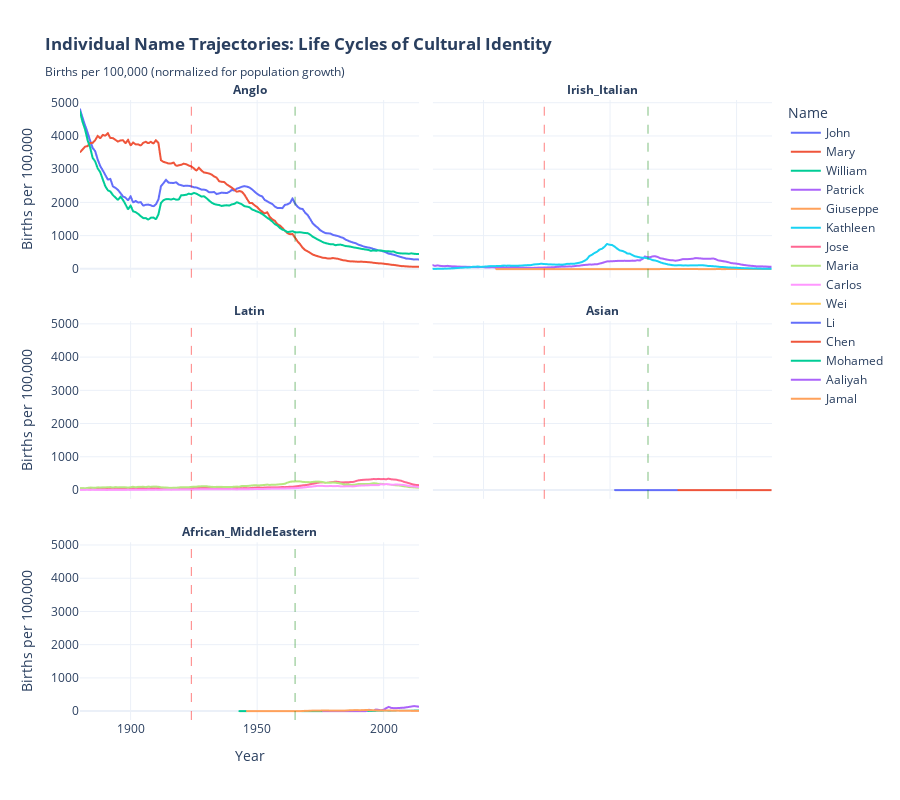

Notebook code cell kept with this figure:
### Markdown cell above
### 5.3 Name-Specific Trajectories: Individual Stories Within Aggregate Trends

To understand the *human* story behind aggregate statistics, let's track specific names from each region. These individual trajectories reveal assimilation patterns, cultural persistence, and generational shifts.

### Code cell
# Select representative names from each region
representative_names = {
    'Anglo': ['John', 'Mary', 'William'],
    'Irish_Italian': ['Patrick', 'Giuseppe', 'Kathleen'],
    'Latin': ['Jose', 'Maria', 'Carlos'],
    'Asian': ['Wei', 'Li', 'Chen'],  # These may have low counts, adjust if needed
    'African_MiddleEastern': ['Mohamed', 'Aaliyah', 'Jamal']
}

# Get data for these specific names
name_trajectories = []
for region, names in representative_names.items():
    for name in names:
        name_data = df[df['Name'] == name].groupby('Year')['Count'].sum().reset_index()
        if len(name_data) > 0:  # Only include if name exists in dataset
            name_data['Name'] = name
            name_data['Region'] = region
            # Calculate per 100,000 births for comparability
            name_data = name_data.merge(births_by_year, on='Year')
            name_data['Per_100k'] = (name_data['Count'] / name_data['Total_Births']) * 100000
            name_trajectories.append(name_data)

if name_trajectories:
    trajectories_df = pd.concat(name_trajectories, ignore_index=True)
    
    # Create the visualization
    fig = px.line(trajectories_df, x='Year', y='Per_100k', color='Name',
                  line_group='Name',
                  title='<b>Individual Name Trajectories: Life Cycles of Cultural Identity</b><br>' +
                        '<sub>Births per 100,000 (normalized for population growth)</sub>',
                  labels={'Per_100k': 'Births per 100,000', 'Name': 'Name'},
                  template='plotly_white',
                  facet_col='Region', facet_col_wrap=2,
                  height=800)
    
    # Add policy markers to each facet
    for annotation in fig.layout.annotations:
        annotation.text = f"<b>{annotation.text.split('=')[1]}</b>"
    
    fig.add_vline(x=1924, line_dash="dash", line_color="red", line_width=1, opacity=0.5)
    fig.add_vline(x=1965, line_dash="dash", line_color="green", line_width=1, opacity=0.5)
    
    fig.update_layout(hovermode='x unified', showlegend=True)
    fig.show()
    
    print("\n📊 Key Observations:")
    print("• Anglo names (John, Mary): Steady decline in dominance")
    print("• Irish/Italian names (Patrick, Giuseppe): Peak pre-1924, then decline")
    print("• Latin names (Jose, Maria): Explosive growth post-1965")
    print("• Asian names: Minimal presence pre-1965, then steady growth")
    print("• This shows how individual naming choices aggregate into cultural patterns")
else:
    print("Note: Some names may not be present in dataset or have low counts")

### Figure 1 — Plotly figure (JSON) as saved in the notebook; plotly's stock layout.template omitted (floating-point values rounded to 4 significant figures; data arrays with more than 128 entries replaced by an {"elided": "..."} marker saying what was removed)
{"data": [{"hovertemplate": "Name=John<br>Region=Anglo<br>Year=%{x}<br>Births per 100,000=%{y}<extra></extra>", "legendgroup": "John", "line": {"color": "#636efa", "dash": "solid"}, "marker": {"symbol": "circle"}, "mode": "lines", "name": "John", "showlegend": true, "type": "scattergl", "x": {"elided": "135 int values"}, "xaxis": "x5", "y": {"elided": "135 float values"}, "yaxis": "y5"}, {"hovertemplate": "Name=Mary<br>Region=Anglo<br>Year=%{x}<br>Births per 100,000=%{y}<extra></extra>", "legendgroup": "Mary", "line": {"color": "#EF553B", "dash": "solid"}, "marker": {"symbol": "circle"}, "mode": "lines", "name": "Mary", "showlegend": true, "type": "scattergl", "x": {"elided": "135 int values"}, "xaxis": "x5", "y": {"elided": "135 float values"}, "yaxis": "y5"}, {"hovertemplate": "Name=William<br>Region=Anglo<br>Year=%{x}<br>Births per 100,000=%{y}<extra></extra>", "legendgroup": "William", "line": {"color": "#00cc96", "dash": "solid"}, "marker": {"symbol": "circle"}, "mode": "lines", "name": "William", "showlegend": true, "type": "scattergl", "x": {"elided": "135 int values"}, "xaxis": "x5", "y": {"elided": "135 float values"}, "yaxis": "y5"}, {"hovertemplate": "Name=Patrick<br>Region=Irish_Italian<br>Year=%{x}<br>Births per 100,000=%{y}<extra></extra>", "legendgroup": "Patrick", "line": {"color": "#ab63fa", "dash": "solid"}, "marker": {"symbol": "circle"}, "mode": "lines", "name": "Patrick", "showlegend": true, "type": "scattergl", "x": {"elided": "135 int values"}, "xaxis": "x6", "y": {"elided": "135 float values"}, "yaxis": "y6"}, {"hovertemplate": "Name=Giuseppe<br>Region=Irish_Italian<br>Year=%{x}<br>Births per 100,000=%{y}<extra></extra>", "legendgroup": "Giuseppe", "line": {"color": "#FFA15A", "dash": "solid"}, "marker": {"symbol": "circle"}, "mode": "lines", "name": "Giuseppe", "showlegend": true, "type": "scattergl", "x": [1905, 1908, 1910, 1911, 1912, 1913, 1914, 1915, 1916, 1917, 1918, 1919, 1920, 1921, 1922, 1923, 1924, 1925, 1926, 1927, 1928, 1929, 1930, 1931, 1932, 1934, 1938, 1952, 1953, 1956, 1957, 1958, 1959, 1960, 1961, 1962, 1963, 1964, 1965, 1966, 1967, 1968, 1969, 1970, 1971, 1972, 1973, 1974, 1975, 1976, 1977, 1978, 1979, 1980, 1981, 1982, 1983, 1984, 1985, 1986, 1987, 1988, 1989, 1990, 1991, 1992, 1993, 1994, 1995, 1996, 1997, 1998, 1999, 2000, 2001, 2002, 2003, 2004, 2005, 2006, 2007, 2008, 2009, 2010, 2011, 2012, 2013, 2014], "xaxis": "x6", "y": [1.179, 1.023, 1.693, 1.863, 1.923, 1.143, 1.059, 1.255, 1.241, 1.046, 0.9672, 1.09, 0.7955, 0.7282, 0.5679, 0.6949, 0.4619, 0.4286, 0.3485, 0.4312, 0.6193, 0.365, 0.5398, 0.2377, 0.379, 0.289, 0.226, 0.1316, 0.1299, 0.2184, 0.119, 0.2662, 0.2165, 0.361, 0.3623, 0.7186, 0.7325, 0.7716, 1.075, 1.323, 1.62, 1.864, 2.445, 2.162, 2.593, 3.117, 2.883, 3.453, 4.139, 3.69, 3.179, 3.308, 2.765, 2.642, 2.92, 2.88, 2.571, 2.639, 2.103, 2.447, 2.248, 2.167, 2.342, 2.228, 2.209, 2.266, 2.653, 2.314, 2.459, 2.14, 2.511, 1.986, 2.519, 2.383, 2.834, 2.222, 2.58, 3.039, 2.474, 2.556, 2.756, 2.523, 2.387, 2.658, 2.578, 2.443, 3.033, 3.406], "yaxis": "y6"}, {"hovertemplate": "Name=Kathleen<br>Region=Irish_Italian<br>Year=%{x}<br>Births per 100,000=%{y}<extra></extra>", "legendgroup": "Kathleen", "line": {"color": "#19d3f3", "dash": "solid"}, "marker": {"symbol": "circle"}, "mode": "lines", "name": "Kathleen", "showlegend": true, "type": "scattergl", "x": {"elided": "135 int values"}, "xaxis": "x6", "y": {"elided": "135 float values"}, "yaxis": "y6"}, {"hovertemplate": "Name=Jose<br>Region=Latin<br>Year=%{x}<br>Births per 100,000=%{y}<extra></extra>", "legendgroup": "Jose", "line": {"color": "#FF6692", "dash": "solid"}, "marker": {"symbol": "circle"}, "mode": "lines", "name": "Jose", "showlegend": true, "type": "scattergl", "x": {"elided": "135 int values"}, "xaxis": "x3", "y": {"elided": "135 float values"}, "yaxis": "y3"}, {"hovertemplate": "Name=Maria<br>Region=Latin<br>Year=%{x}<br>Births per 100,000=%{y}<extra></extra>", "legendgroup": "Maria", "line": {"color": "#B6E880", "dash": "solid"}, "marker": {"symbol": "circle"}, "mode": "lines", "name": "Maria", "showlegend": true, "type": "scattergl", "x": {"elided": "135 int values"}, "xaxis": "x3", "y": {"elided": "135 float values"}, "yaxis": "y3"}, {"hovertemplate": "Name=Carlos<br>Region=Latin<br>Year=%{x}<br>Births per 100,000=%{y}<extra></extra>", "legendgroup": "Carlos", "line": {"color": "#FF97FF", "dash": "solid"}, "marker": {"symbol": "circle"}, "mode": "lines", "name": "Carlos", "showlegend": true, "type": "scattergl", "x": {"elided": "135 int values"}, "xaxis": "x3", "y": {"elided": "135 float values"}, "yaxis": "y3"}, {"hovertemplate": "Name=Wei<br>Region=Asian<br>Year=%{x}<br>Births per 100,000=%{y}<extra></extra>", "legendgroup": "Wei", "line": {"color": "#FECB52", "dash": "solid"}, "marker": {"symbol": "circle"}, "mode": "lines", "name": "Wei", "showlegend": true, "type": "scattergl", "x": [1970, 1973, 1974, 1976, 1978, 1980, 1981, 1983, 1984, 1985, 1986, 1987, 1988, 1989, 1990, 1991, 1992, 1993, 1994, 1995, 1996, 1997, 1998, 1999, 2000, 2001, 2002, 2003, 2004, 2007], "xaxis": "x4", "y": [0.1663, 0.1988, 0.1644, 0.2306, 0.2205, 0.2033, 0.2313, 0.1733, 0.5449, 0.3364, 0.422, 0.444, 0.1625, 0.3643, 0.1266, 0.3852, 0.1563, 0.398, 0.4575, 0.4644, 0.3566, 0.4691, 0.4896, 0.4876, 0.2648, 0.5347, 0.241, 0.3685, 0.3668, 0.2756], "yaxis": "y4"}, {"hovertemplate": "Name=Li<br>Region=Asian<br>Year=%{x}<br>Births per 100,000=%{y}<extra></extra>", "legendgroup": "Li", "line": {"color": "#636efa", "dash": "solid"}, "marker": {"symbol": "circle"}, "mode": "lines", "name": "Li", "showlegend": true, "type": "scattergl", "x": [1952, 1976, 1978, 1979, 1980, 1982, 1983, 1984, 1985, 1986, 1987, 1988, 1989, 1990, 1991, 1992, 1994, 1995, 1996, 1997, 1998, 1999, 2000, 2001, 2002, 2003, 2004, 2005, 2006, 2007, 2009, 2010, 2014], "xaxis": "x4", "y": [0.1316, 0.1647, 0.1575, 0.2705, 0.2904, 0.1711, 0.4044, 0.2581, 0.1402, 0.225, 0.222, 0.2437, 0.3383, 0.3291, 0.2311, 0.3125, 0.1345, 0.4644, 0.1372, 0.2759, 0.1904, 0.3251, 0.4766, 0.6149, 0.3748, 0.5002, 0.3668, 0.4166, 0.329, 0.451, 0.341, 0.217, 0.1907], "yaxis": "y4"}, {"hovertemplate": "Name=Chen<br>Region=Asian<br>Year=%{x}<br>Births per 100,000=%{y}<extra></extra>", "legendgroup": "Chen", "line": {"color": "#EF553B", "dash": "solid"}, "marker": {"symbol": "circle"}, "mode": "lines", "name": "Chen", "showlegend": true, "type": "scattergl", "x": [1977, 1982, 1983, 1986, 1989, 1990, 1991, 1992, 1993, 1994, 1996, 1998, 2000, 2002, 2003, 2004, 2005, 2006, 2007, 2008, 2009, 2010, 2011, 2013, 2014], "xaxis": "x4", "y": [0.2204, 0.1426, 0.26, 0.1407, 0.1561, 0.1519, 0.1798, 0.1823, 0.2919, 0.296, 0.2469, 0.1632, 0.1324, 0.3481, 0.1316, 0.2358, 0.2604, 0.1519, 0.3507, 0.1274, 0.1836, 0.1356, 0.192, 0.3309, 0.218], "yaxis": "y4"}, {"hovertemplate": "Name=Mohamed<br>Region=African_MiddleEastern<br>Year=%{x}<br>Births per 100,000=%{y}<extra></extra>", "legendgroup": "Mohamed", "line": {"color": "#00cc96", "dash": "solid"}, "marker": {"symbol": "circle"}, "mode": "lines", "name": "Mohamed", "showlegend": true, "type": "scattergl", "x": [1943, 1952, 1958, 1960, 1961, 1962, 1963, 1964, 1965, 1966, 1967, 1968, 1969, 1970, 1971, 1972, 1973, 1974, 1975, 1976, 1977, 1978, 1979, 1980, 1981, 1982, 1983, 1984, 1985, 1986, 1987, 1988, 1989, 1990, 1991, 1992, 1993, 1994, 1995, 1996, 1997, 1998, 1999, 2000, 2001, 2002, 2003, 2004, 2005, 2006, 2007, 2008, 2009, 2010, 2011, 2012, 2013, 2014], "xaxis": "x", "y": [0.2481, 0.1843, 0.121, 0.1925, 0.2174, 0.1982, 0.1768, 0.2315, 0.1655, 0.1726, 0.5007, 0.1776, 0.2876, 0.1663, 0.4952, 0.4453, 0.464, 0.5591, 0.9934, 1.087, 1.763, 1.764, 2.104, 2.091, 2.602, 2.88, 2.6, 2.409, 3.252, 3.685, 3.33, 3.114, 3.643, 4.86, 5.162, 5.183, 5.678, 6.377, 7.621, 7.818, 9.548, 11.67, 11.68, 13.19, 14.44, 12.1, 12.64, 12.68, 13.62, 14.5, 14.78, 13.64, 17.02, 16.41, 17.41, 17.15, 17.78, 19.37], "yaxis": "y"}, {"hovertemplate": "Name=Aaliyah<br>Region=African_MiddleEastern<br>Year=%{x}<br>Births per 100,000=%{y}<extra></extra>", "legendgroup": "Aaliyah", "line": {"color": "#ab63fa", "dash": "solid"}, "marker": {"symbol": "circle"}, "mode": "lines", "name": "Aaliyah", "showlegend": true, "type": "scattergl", "x": [1976, 1977, 1978, 1979, 1980, 1981, 1982, 1983, 1984, 1985, 1986, 1987, 1988, 1989, 1990, 1991, 1992, 1993, 1994, 1995, 1996, 1997, 1998, 1999, 2000, 2001, 2002, 2003, 2004, 2005, 2006, 2007, 2008, 2009, 2010, 2011, 2012, 2013, 2014], "xaxis": "x", "y": [0.5931, 1.259, 1.449, 1.142, 1.132, 0.8096, 0.7985, 0.5777, 0.6023, 0.2803, 0.5064, 0.3885, 0.4604, 0.3643, 0.3038, 0.3852, 0.6511, 0.5837, 39.21, 34.26, 22.79, 47.96, 38.19, 29.47, 39.56, 89.83, 128.1, 96.79, 91.59, 90.23, 94.64, 98.98, 102.9, 114.5, 126.5, 140.0, 151.0, 144.1, 132.3], "yaxis": "y"}, {"hovertemplate": "Name=Jamal<br>Region=African_MiddleEastern<br>Year=%{x}<br>Births per 100,000=%{y}<extra></extra>", "legendgroup": "Jamal", "line": {"color": "#FFA15A", "dash": "solid"}, "marker": {"symbol": "circle"}, "mode": "lines", "name": "Jamal", "showlegend": true, "type": "scattergl", "x": [1946, 1947, 1950, 1951, 1952, 1953, 1956, 1957, 1958, 1959, 1960, 1961, 1962, 1963, 1964, 1965, 1966, 1967, 1968, 1969, 1970, 1971, 1972, 1973, 1974, 1975, 1976, 1977, 1978, 1979, 1980, 1981, 1982, 1983, 1984, 1985, 1986, 1987, 1988, 1989, 1990, 1991, 1992, 1993, 1994, 1995, 1996, 1997, 1998, 1999, 2000, 2001, 2002, 2003, 2004, 2005, 2006, 2007, 2008, 2009, 2010, 2011, 2012, 2013, 2014], "xaxis": "x", "y": [0.1878, 0.1388, 0.1712, 0.163, 0.1579, 0.1558, 0.1699, 0.3571, 0.4357, 0.6736, 0.5054, 0.5797, 0.6195, 0.6567, 0.5916, 0.6067, 1.323, 1.208, 2.811, 7.536, 8.094, 12.21, 14.12, 14.08, 15.36, 15.83, 18.65, 18.57, 17.74, 16.26, 17.22, 15.35, 16.45, 13.69, 15.09, 17.52, 22.98, 27.64, 27.95, 28.96, 28.43, 28.53, 31.28, 33.25, 33.1, 29.09, 27.27, 23.01, 18.74, 21.75, 19.2, 20.99, 19.44, 17.22, 15.41, 14.4, 13.01, 12.08, 11.62, 10.75, 10.96, 9.543, 9.469, 8.244, 8.31], "yaxis": "y"}], "layout": {"annotations": [{"showarrow": false, "text": "<b>African_MiddleEastern</b>", "x": 0.245, "xanchor": "center", "xref": "paper", "y": 0.2867, "yanchor": "bottom", "yref": "paper"}, {"showarrow": false, "text": "<b>Latin</b>", "x": 0.245, "xanchor": "center", "xref": "paper", "y": 0.6433, "yanchor": "bottom", "yref": "paper"}, {"showarrow": false, "text": "<b>Asian</b>", "x": 0.755, "xanchor": "center", "xref": "paper", "y": 0.6433, "yanchor": "bottom", "yref": "paper"}, {"showarrow": false, "text": "<b>Anglo</b>", "x": 0.245, "xanchor": "center", "xref": "paper", "y": 1.0, "yanchor": "bottom", "yref": "paper"}, {"showarrow": false, "text": "<b>Irish_Italian</b>", "x": 0.755, "xanchor": "center", "xref": "paper", "y": 1.0, "yanchor": "bottom", "yref": "paper"}], "height": 800, "hovermode": "x unified", "legend": {"title": {"text": "Name"}, "tracegroupgap": 0}, "shapes": [{"line": {"color": "red", "dash": "dash", "width": 1}, "opacity": 0.5, "type": "line", "x0": 1924, "x1": 1924, "xref": "x", "y0": 0, "y1": 1, "yref": "y domain"}, {"line": {"color": "red", "dash": "dash", "width": 1}, "opacity": 0.5, "type": "line", "x0": 1924, "x1": 1924, "xref": "x3", "y0": 0, "y1": 1, "yref": "y3 domain"}, {"line": {"color": "red", "dash": "dash", "width": 1}, "opacity": 0.5, "type": "line", "x0": 1924, "x1": 1924, "xref": "x4", "y0": 0, "y1": 1, "yref": "y4 domain"}, {"line": {"color": "red", "dash": "dash", "width": 1}, "opacity": 0.5, "type": "line", "x0": 1924, "x1": 1924, "xref": "x5", "y0": 0, "y1": 1, "yref": "y5 domain"}, {"line": {"color": "red", "dash": "dash", "width": 1}, "opacity": 0.5, "type": "line", "x0": 1924, "x1": 1924, "xref": "x6", "y0": 0, "y1": 1, "yref": "y6 domain"}, {"line": {"color": "green", "dash": "dash", "width": 1}, "opacity": 0.5, "type": "line", "x0": 1965, "x1": 1965, "xref": "x", "y0": 0, "y1": 1, "yref": "y domain"}, {"line": {"color": "green", "dash": "dash", "width": 1}, "opacity": 0.5, "type": "line", "x0": 1965, "x1": 1965, "xref": "x3", "y0": 0, "y1": 1, "yref": "y3 domain"}, {"line": {"color": "green", "dash": "dash", "width": 1}, "opacity": 0.5, "type": "line", "x0": 1965, "x1": 1965, "xref": "x4", "y0": 0, "y1": 1, "yref": "y4 domain"}, {"line": {"color": "green", "dash": "dash", "width": 1}, "opacity": 0.5, "type": "line", "x0": 1965, "x1": 1965, "xref": "x5", "y0": 0, "y1": 1, "yref": "y5 domain"}, {"line": {"color": "green", "dash": "dash", "width": 1}, "opacity": 0.5, "type": "line", "x0": 1965, "x1": 1965, "xref": "x6", "y0": 0, "y1": 1, "yref": "y6 domain"}], "showlegend": true, "title": {"text": "<b>Individual Name Trajectories: Life Cycles of Cultural Identity</b><br><sub>Births per 100,000 (normalized for population growth)</sub>"}, "xaxis": {"anchor": "y", "domain": [0, 0.49], "title": {"text": "Year"}}, "xaxis2": {"anchor": "y2", "domain": [0.51, 1], "matches": "x", "title": {"text": "Year"}}, "xaxis3": {"anchor": "y3", "domain": [0, 0.49], "matches": "x", "showticklabels": false}, "xaxis4": {"anchor": "y4", "domain": [0.51, 1], "matches": "x", "showticklabels": false}, "xaxis5": {"anchor": "y5", "domain": [0, 0.49], "matches": "x", "showticklabels": false}, "xaxis6": {"anchor": "y6", "domain": [0.51, 1], "matches": "x", "showticklabels": false}, "yaxis": {"anchor": "x", "domain": [0, 0.2867], "title": {"text": "Births per 100,000"}}, "yaxis2": {"anchor": "x2", "domain": [0, 0.2867], "matches": "y", "showticklabels": false}, "yaxis3": {"anchor": "x3", "domain": [0.3567, 0.6433], "matches": "y", "title": {"text": "Births per 100,000"}}, "yaxis4": {"anchor": "x4", "domain": [0.3567, 0.6433], "matches": "y", "showticklabels": false}, "yaxis5": {"anchor": "x5", "domain": [0.7133, 1.0], "matches": "y", "title": {"text": "Births per 100,000"}}, "yaxis6": {"anchor": "x6", "domain": [0.7133, 1.0], "matches": "y", "showticklabels": false}}}
